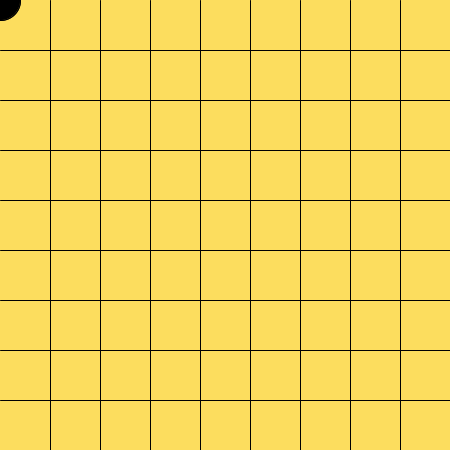
Frame 1 (no input)
Frame 60 (the mouse pressed at the canvas centre just before this capture): identical to frame 1, image omitted
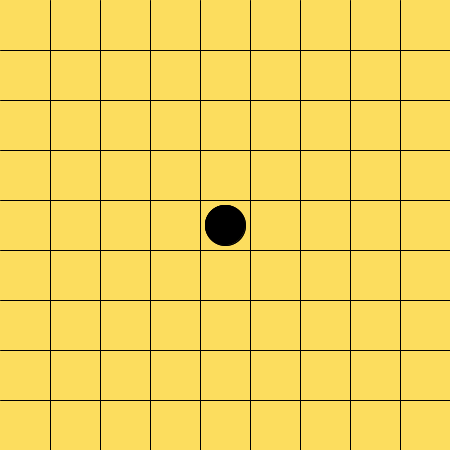
Frame 120 (the mouse held since frame 60 and released just before this capture)

The Processing sketch that drew these frames (run headless with seeded random() and noise(); from frame 60 on, the mouse is pressed at the canvas centre):

// Processing sketch: week16_6
// ── week16_6.pde
void setup(){
  size(450, 450);
}
int bx=0, by=0;
void draw(){
  background(#FCDD5E);
    for (int y = 50; y < 450; y+=50){
      line(0, y, 450, y);
    }
    for (int x = 50; x < 450; x+=50){
      line(x, 0, x, 450);
    }
    fill(0);
    ellipse(mouseX, mouseY, 40, 40);
    ellipse(bx, by, 40, 40);
}
void mousePressed(){
  bx = mouseX; by = mouseY;
}
